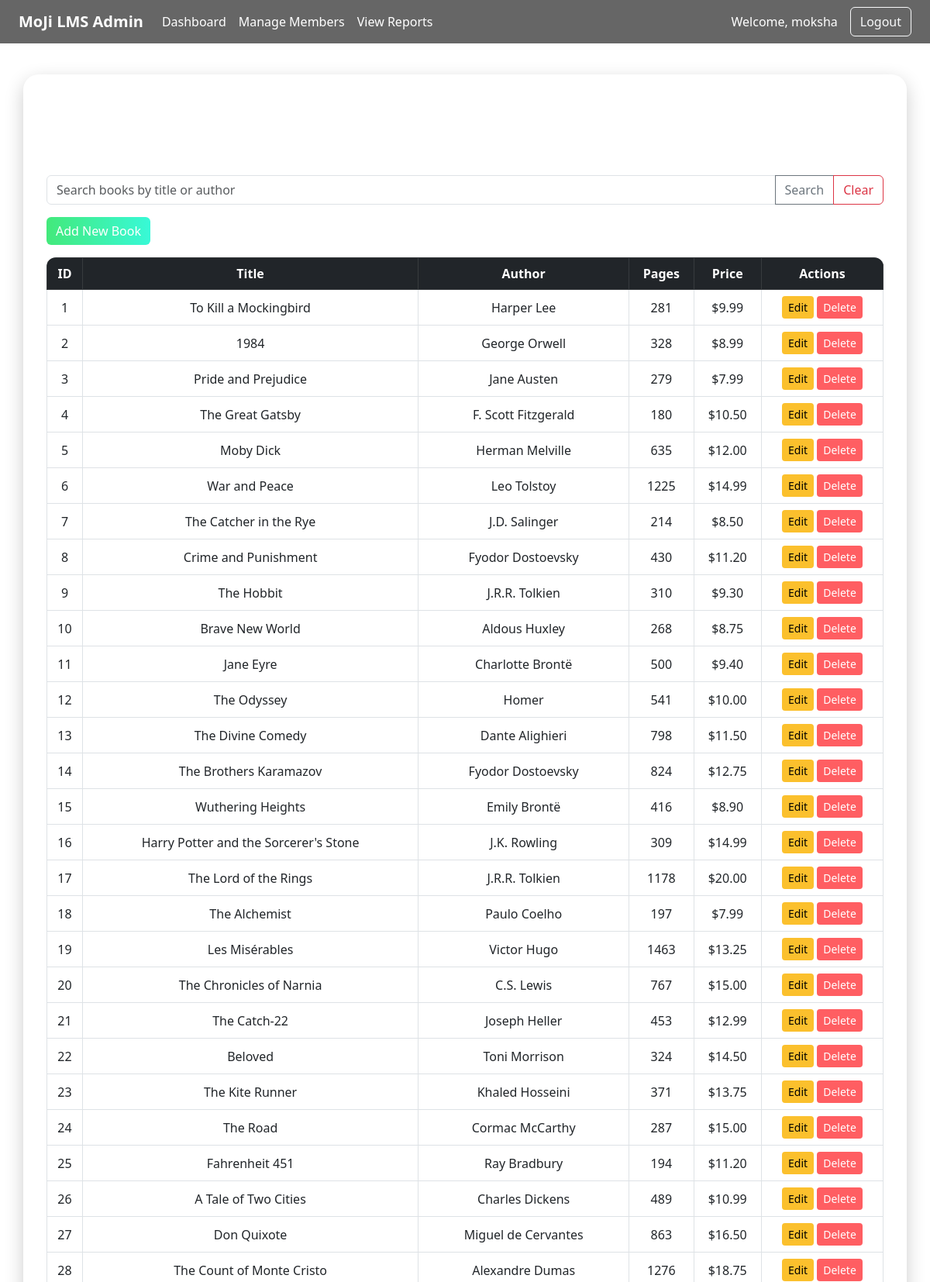
Screenshot of /admin/dashboard (signed in, upper part) with the database file from the repository.
### tables this page shows
CREATE TABLE books (
            id INTEGER PRIMARY KEY AUTOINCREMENT,
            title TEXT NOT NULL,
            author TEXT NOT NULL,
            pages INTEGER NOT NULL,
            price REAL NOT NULL
        , user_id INTEGER, users_id INTEGER);

### app.py (the view)
@app.route('/admin/dashboard', endpoint='admin_dashboard')
def admin_dashboard():
    if 'admin' not in session:
        flash('Please log in as admin to access the dashboard.', 'warning')
        return redirect(url_for('admin_login'))
    query = request.args.get('query', '').strip()
    conn = get_db_connection()
    if query:
        sql = "SELECT * FROM books WHERE title LIKE ? OR author LIKE ?"
        like_query = f"%{query}%"
        books = conn.execute(sql, (like_query, like_query)).fetchall()
    else:
        books = conn.execute('SELECT * FROM books').fetchall()
    conn.close()
    return render_template('admin_dashboard.html', books=books)

### app.py (called while the page is built)
def get_db_connection():
    conn = sqlite3.connect('lms.db')
    conn.row_factory = sqlite3.Row
    return conn

### templates/admin_dashboard.html (shortened to what this page needs)
<!DOCTYPE html>
<html lang="en">
<head>
    <link href="https://cdn.jsdelivr.net/npm/bootstrap@5.3.0/dist/css/bootstrap.min.css" rel="stylesheet">
</head>
<body>
<nav class="navbar navbar-expand-lg navbar-dark px-4">
    <a class="navbar-brand fw-bold" href="{{ url_for('admin_dashboard') }}">MoJi LMS Admin</a>
    <div class="collapse navbar-collapse" id="adminNav">
        <ul class="navbar-nav me-auto">
            <li class="nav-item">
                <a class="nav-link {% if request.endpoint == 'admin_dashboard' %}active{% endif %}" href="{{ url_for('admin_dashboard') }}">Dashboard</a>
            </li>
            <li class="nav-item">
                <a class="nav-link {% if request.endpoint == 'members' %}active{% endif %}" href="{{ url_for('members') }}">Manage Members</a>
            </li>
            <li class="nav-item">
                <a class="nav-link {% if request.endpoint == 'reports' %}active{% endif %}" href="{{ url_for('reports') }}">View Reports</a>
            </li>
        </ul>
        <span class="navbar-text me-3">Welcome, {{ session.get('admin', 'Admin') }}</span>
        <a class="btn btn-outline-light" href="{{ url_for('logout') }}">Logout</a>
    </div>
</nav>
<div class="container glass-container">
    <h2 class="mb-3">Admin Dashboard</h2>
    <p class="lead">Manage all library operations here.</p>
    <form method="GET" action="{{ url_for('admin_dashboard') }}" class="mb-3">
        <div class="input-group">
            <input type="text" class="form-control" name="query" placeholder="Search books by title or author" value="{{ request.args.get('query', '') }}">
            <button class="btn btn-outline-secondary" type="submit">Search</button>
            <a href="{{ url_for('admin_dashboard') }}" class="btn btn-outline-danger">Clear</a>
        </div>
    </form>
    <button class="btn btn-primary mb-3" data-bs-toggle="modal" data-bs-target="#addBookModal">Add New Book</button>
    <div class="table-responsive">
        <table class="table table-hover table-bordered align-middle text-center">
            <thead class="table-dark">
                <tr>
                    <th>ID</th>
                    <th>Title</th>
                    <th>Author</th>
                    <th>Pages</th>
                    <th>Price</th>
                    <th>Actions</th>
                </tr>
            </thead>
            <tbody>
            {% for book in books %}
                <tr>
                    <td>{{ book.id }}</td>
                    <td>{{ book.title }}</td>
                    <td>{{ book.author }}</td>
                    <td>{{ book.pages }}</td>
                    <td>${{ "%.2f"|format(book.price) }}</td>
                    <td>
                        <button class="btn btn-sm btn-warning" data-bs-toggle="modal" data-bs-target="#editBookModal{{ book.id }}">Edit</button>
                        <a href="{{ url_for('delete_book', book_id=book.id) }}" class="btn btn-sm btn-danger" onclick="return confirm('Are you sure?');">Delete</a>
                    </td>
                </tr>
            {% endfor %}
            </tbody>
        </table>
    </div>
</div>
</body>
</html>

### templates/admin_dashboard.html (style rules this page uses)
html, body { margin: 0; padding: 0; height: 100%; background: transparent; font-family: 'Segoe UI', Tahoma, Geneva, Verdana, sans-serif; overflow-x: hidden; }
.glass-container { background: rgba(255, 255, 255, 0.15); backdrop-filter: blur(15px); border-radius: 20px; padding: 30px; margin-top: 40px; box-shadow: 0 8px 24px rgba(0, 0, 0, 0.2); color: #fff; }
.navbar { background: rgba(0, 0, 0, 0.6); backdrop-filter: blur(12px); }
.navbar-brand, .nav-link, .navbar-text { color: white !important; }
.btn-primary { background: linear-gradient(to right, #43e97b, #38f9d7); border: none; }
.btn-warning { background: #fbc02d; border: none; color: black; }
.btn-danger { background: #ff5e62; border: none; }
.table { background: rgba(255, 255, 255, 0.85); border-radius: 12px; overflow: hidden; }
input[type="text"], input[type="number"] { background-color: rgba(255, 255, 255, 0.8); }

### rows the page displays
books: id "1", title "To Kill a Mockingbird", author "Harper Lee", pages "281", price "9.99"
books: id "2", title "1984", author "George Orwell", pages "328", price "8.99"
books: id "3", title "Pride and Prejudice", author "Jane Austen", pages "279", price "7.99"
books: id "4", title "The Great Gatsby", author "F. Scott Fitzgerald", pages "180", price "10.50"
books: id "5", title "Moby Dick", author "Herman Melville", pages "635", price "12.00"
books: id "6", title "War and Peace", author "Leo Tolstoy", pages "1225", price "14.99"
books: id "7", title "The Catcher in the Rye", author "J.D. Salinger", pages "214", price "8.50"
books: id "8", title "Crime and Punishment", author "Fyodor Dostoevsky", pages "430", price "11.20"
books: id "9", title "The Hobbit", author "J.R.R. Tolkien", pages "310", price "9.30"
books: id "10", title "Brave New World", author "Aldous Huxley", pages "268", price "8.75"
books: id "11", title "Jane Eyre", author "Charlotte Brontë", pages "500", price "9.40"
books: id "12", title "The Odyssey", author "Homer", pages "541", price "10.00"
books: id "13", title "The Divine Comedy", author "Dante Alighieri", pages "798", price "11.50"
books: id "14", title "The Brothers Karamazov", author "Fyodor Dostoevsky", pages "824", price "12.75"
books: id "15", title "Wuthering Heights", author "Emily Brontë", pages "416", price "8.90"
books: id "16", title "Harry Potter and the Sorcerer's Stone", author "J.K. Rowling", pages "309", price "14.99"
books: id "17", title "The Lord of the Rings", author "J.R.R. Tolkien", pages "1178", price "20.00"
books: id "18", title "The Alchemist", author "Paulo Coelho", pages "197", price "7.99"
books: id "19", title "Les Misérables", author "Victor Hugo", pages "1463", price "13.25"
books: id "20", title "The Chronicles of Narnia", author "C.S. Lewis", pages "767", price "15.00"
books: id "21", title "The Catch-22", author "Joseph Heller", pages "453", price "12.99"
books: id "22", title "Beloved", author "Toni Morrison", pages "324", price "14.50"
books: id "23", title "The Kite Runner", author "Khaled Hosseini", pages "371", price "13.75"
books: id "24", title "The Road", author "Cormac McCarthy", pages "287", price "15.00"
books: id "25", title "Fahrenheit 451", author "Ray Bradbury", pages "194", price "11.20"
books: id "26", title "A Tale of Two Cities", author "Charles Dickens", pages "489", price "10.99"
books: id "27", title "Don Quixote", author "Miguel de Cervantes", pages "863", price "16.50"
books: id "28", title "The Count of Monte Cristo", author "Alexandre Dumas", pages "1276", price "18.75"

### other values shown
{{ session.get('admin', 'Admin') }} "moksha"
